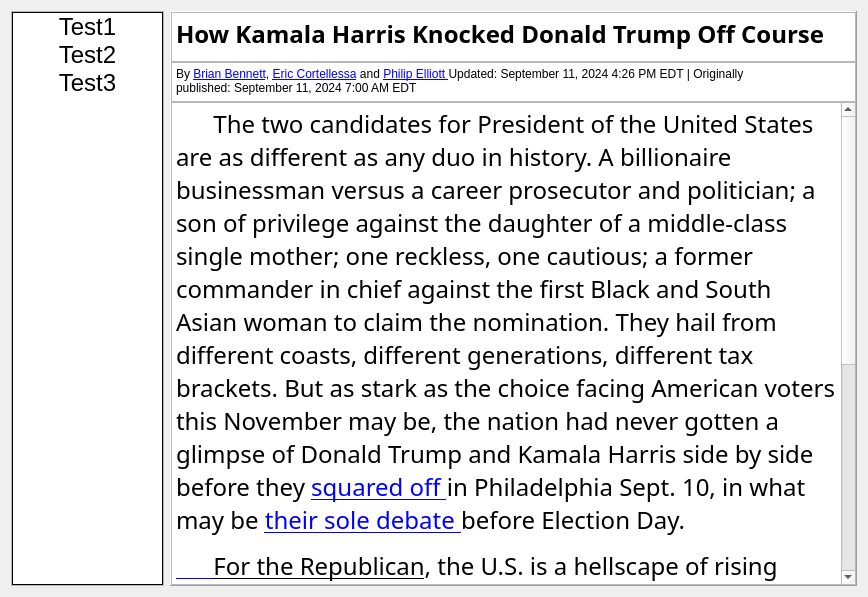
<?xml version="1.0" encoding="UTF-8"?>
<ui version="4.0">
 <class>EnglishConerInterface</class>
 <widget class="QWidget" name="EnglishConerInterface">
  <property name="geometry">
   <rect>
    <x>0</x>
    <y>0</y>
    <width>868</width>
    <height>597</height>
   </rect>
  </property>
  <property name="windowTitle">
   <string>Form</string>
  </property>
  <layout class="QHBoxLayout" name="horizontalLayout" stretch="2,9">
   <item>
    <widget class="CardWidget" name="titleCard">
     <property name="sizePolicy">
      <sizepolicy hsizetype="Expanding" vsizetype="Preferred">
       <horstretch>0</horstretch>
       <verstretch>0</verstretch>
      </sizepolicy>
     </property>
     <property name="frameShape">
      <enum>QFrame::StyledPanel</enum>
     </property>
     <property name="frameShadow">
      <enum>QFrame::Raised</enum>
     </property>
     <layout class="QVBoxLayout" name="verticalLayout">
      <property name="spacing">
       <number>0</number>
      </property>
      <property name="leftMargin">
       <number>0</number>
      </property>
      <property name="topMargin">
       <number>0</number>
      </property>
      <property name="rightMargin">
       <number>0</number>
      </property>
      <property name="bottomMargin">
       <number>0</number>
      </property>
      <item>
       <widget class="ListWidget" name="TitleList">
        <property name="frameShape">
         <enum>QFrame::Box</enum>
        </property>
        <property name="frameShadow">
         <enum>QFrame::Plain</enum>
        </property>
        <property name="lineWidth">
         <number>1</number>
        </property>
        <property name="midLineWidth">
         <number>5</number>
        </property>
        <property name="movement">
         <enum>QListView::Static</enum>
        </property>
        <property name="flow">
         <enum>QListView::TopToBottom</enum>
        </property>
        <property name="layoutMode">
         <enum>QListView::SinglePass</enum>
        </property>
        <item>
         <property name="text">
          <string>Test1</string>
         </property>
         <property name="font">
          <font>
           <pointsize>18</pointsize>
          </font>
         </property>
         <property name="textAlignment">
          <set>AlignCenter</set>
         </property>
        </item>
        <item>
         <property name="text">
          <string>Test2</string>
         </property>
         <property name="font">
          <font>
           <pointsize>18</pointsize>
          </font>
         </property>
         <property name="textAlignment">
          <set>AlignCenter</set>
         </property>
        </item>
        <item>
         <property name="text">
          <string>Test3</string>
         </property>
         <property name="font">
          <font>
           <pointsize>18</pointsize>
          </font>
         </property>
         <property name="textAlignment">
          <set>AlignCenter</set>
         </property>
         <property name="background">
          <brush brushstyle="NoBrush">
           <color alpha="255">
            <red>0</red>
            <green>0</green>
            <blue>0</blue>
           </color>
          </brush>
         </property>
        </item>
       </widget>
      </item>
     </layout>
    </widget>
   </item>
   <item>
    <widget class="CardWidget" name="contentCard">
     <property name="sizePolicy">
      <sizepolicy hsizetype="Expanding" vsizetype="Preferred">
       <horstretch>0</horstretch>
       <verstretch>0</verstretch>
      </sizepolicy>
     </property>
     <property name="font">
      <font>
       <family>Arial</family>
      </font>
     </property>
     <property name="frameShape">
      <enum>QFrame::Panel</enum>
     </property>
     <property name="frameShadow">
      <enum>QFrame::Raised</enum>
     </property>
     <layout class="QVBoxLayout" name="verticalLayout_2">
      <property name="spacing">
       <number>0</number>
      </property>
      <property name="leftMargin">
       <number>0</number>
      </property>
      <property name="topMargin">
       <number>0</number>
      </property>
      <property name="rightMargin">
       <number>0</number>
      </property>
      <property name="bottomMargin">
       <number>0</number>
      </property>
      <item>
       <widget class="QTextBrowser" name="titleText">
        <property name="sizePolicy">
         <sizepolicy hsizetype="Expanding" vsizetype="Maximum">
          <horstretch>0</horstretch>
          <verstretch>0</verstretch>
         </sizepolicy>
        </property>
        <property name="maximumSize">
         <size>
          <width>16777215</width>
          <height>50</height>
         </size>
        </property>
        <property name="font">
         <font>
          <family>Microsoft YaHei</family>
         </font>
        </property>
        <property name="html">
         <string>&lt;!DOCTYPE HTML PUBLIC &quot;-//W3C//DTD HTML 4.0//EN&quot; &quot;http://www.w3.org/TR/REC-html40/strict.dtd&quot;&gt;
&lt;html&gt;&lt;head&gt;&lt;meta name=&quot;qrichtext&quot; content=&quot;1&quot; /&gt;&lt;style type=&quot;text/css&quot;&gt;
p, li { white-space: pre-wrap; }
&lt;/style&gt;&lt;/head&gt;&lt;body style=&quot; font-family:'Microsoft YaHei','Arial'; font-size:9pt; font-weight:400; font-style:normal;&quot;&gt;
&lt;h1 style=&quot; margin-top:18px; margin-bottom:12px; margin-left:0px; margin-right:0px; -qt-block-indent:0; text-indent:0px;&quot;&gt;&lt;span style=&quot; font-size:xx-large; font-weight:600;&quot;&gt;How Kamala Harris Knocked Donald Trump Off Course&lt;/span&gt;&lt;/h1&gt;&lt;/body&gt;&lt;/html&gt;</string>
        </property>
       </widget>
      </item>
      <item>
       <widget class="QTextBrowser" name="authorText">
        <property name="sizePolicy">
         <sizepolicy hsizetype="Expanding" vsizetype="Maximum">
          <horstretch>0</horstretch>
          <verstretch>0</verstretch>
         </sizepolicy>
        </property>
        <property name="maximumSize">
         <size>
          <width>16777215</width>
          <height>40</height>
         </size>
        </property>
        <property name="html">
         <string>&lt;!DOCTYPE HTML PUBLIC &quot;-//W3C//DTD HTML 4.0//EN&quot; &quot;http://www.w3.org/TR/REC-html40/strict.dtd&quot;&gt;
&lt;html&gt;&lt;head&gt;&lt;meta name=&quot;qrichtext&quot; content=&quot;1&quot; /&gt;&lt;style type=&quot;text/css&quot;&gt;
p, li { white-space: pre-wrap; }
&lt;/style&gt;&lt;/head&gt;&lt;body style=&quot; font-family:'Arial'; font-size:9pt; font-weight:400; font-style:normal;&quot;&gt;
&lt;p style=&quot; margin-top:0px; margin-bottom:0px; margin-left:0px; margin-right:0px; -qt-block-indent:0; text-indent:0px;&quot;&gt;By &lt;a href=&quot;https://time.com/author/brian-bennett/&quot;&gt;&lt;span style=&quot; text-decoration: underline; color:#0000ff;&quot;&gt;Brian Bennett&lt;/span&gt;&lt;/a&gt;, &lt;a href=&quot;https://time.com/author/eric-cortellessa/&quot;&gt;&lt;span style=&quot; text-decoration: underline; color:#0000ff;&quot;&gt;Eric Cortellessa&lt;/span&gt;&lt;/a&gt; and &lt;a href=&quot;https://time.com/author/philip-elliott/&quot;&gt;&lt;span style=&quot; text-decoration: underline; color:#0000ff;&quot;&gt;Philip Elliott &lt;/span&gt;&lt;/a&gt;Updated: September 11, 2024 4:26 PM EDT | Originally published: September 11, 2024 7:00 AM EDT&lt;/p&gt;&lt;/body&gt;&lt;/html&gt;</string>
        </property>
       </widget>
      </item>
      <item>
       <widget class="QTextBrowser" name="contentText">
        <property name="font">
         <font>
          <family>Microsoft YaHei UI Light</family>
          <pointsize>18</pointsize>
         </font>
        </property>
        <property name="autoFillBackground">
         <bool>false</bool>
        </property>
        <property name="html">
         <string>&lt;!DOCTYPE HTML PUBLIC &quot;-//W3C//DTD HTML 4.0//EN&quot; &quot;http://www.w3.org/TR/REC-html40/strict.dtd&quot;&gt;
&lt;html&gt;&lt;head&gt;&lt;meta name=&quot;qrichtext&quot; content=&quot;1&quot; /&gt;&lt;style type=&quot;text/css&quot;&gt;
p, li { white-space: pre-wrap; }
&lt;/style&gt;&lt;/head&gt;&lt;body style=&quot; font-family:'Microsoft YaHei UI Light','Arial'; font-size:18pt; font-weight:400; font-style:normal;&quot;&gt;
&lt;p style=&quot; margin-top:12px; margin-bottom:12px; margin-left:0px; margin-right:0px; -qt-block-indent:0; text-indent:0px;&quot;&gt;      The two candidates for President of the United States are as different as any duo in history. A billionaire businessman versus a career prosecutor and politician; a son of privilege against the daughter of a middle-class single mother; one reckless, one cautious; a former commander in chief against the first Black and South Asian woman to claim the nomination. They hail from different coasts, different generations, different tax brackets. But as stark as the choice facing American voters this November may be, the nation had never gotten a glimpse of Donald Trump and Kamala Harris side by side before they &lt;a href=&quot;https://time.com/7019832/harris-trump-debate-analysis/&quot;&gt;&lt;span style=&quot; text-decoration: underline; color:#0000ff;&quot;&gt;squared off &lt;/span&gt;&lt;/a&gt;in Philadelphia Sept. 10, in what may be &lt;a href=&quot;https://time.com/7019837/harris-trump-debate-highlights/&quot;&gt;&lt;span style=&quot; text-decoration: underline; color:#0000ff;&quot;&gt;their sole debate &lt;/span&gt;&lt;/a&gt;before Election Day.&lt;/p&gt;
&lt;p style=&quot; margin-top:12px; margin-bottom:12px; margin-left:0px; margin-right:0px; -qt-block-indent:0; text-indent:0px;&quot;&gt;&lt;a href=&quot;https://time.com/6972022/donald-trump-transcript-2024-election/&quot;&gt;&lt;span style=&quot; text-decoration: underline; color:#0000ff;&quot;&gt;      &lt;/span&gt;&lt;/a&gt;&lt;a href=&quot;https://time.com/6972022/donald-trump-transcript-2024-election/&quot;&gt;&lt;span style=&quot; text-decoration: underline; color:#000000;&quot;&gt;For the Republican&lt;/span&gt;&lt;/a&gt;, the U.S. is a hellscape of rising crime, unchecked immigration and economic misery. For the Democrat, the nation is beset by the division Trump has sowed, the &lt;a href=&quot;https://time.com/7019804/harris-trump-debate-abortion/&quot;&gt;&lt;span style=&quot; text-decoration: underline; color:#0000ff;&quot;&gt;abortion bans &lt;/span&gt;&lt;/a&gt;he ushered in, and the economic policies he passed that favor the rich at the expense of the rest. But beyond the canned salvos and campaign boilerplate, the high-stakes clash underscored how dramatically the presidential race has changed since mid-summer, when even top Democrats conceded Trump appeared to be sailing to victory in his rematch with President Joe Biden. As plain as it is that Trump wishes he were still running against Biden, it is equally apparent that Harris has rattled him.&lt;/p&gt;&lt;/body&gt;&lt;/html&gt;</string>
        </property>
       </widget>
      </item>
     </layout>
    </widget>
   </item>
  </layout>
 </widget>
 <customwidgets>
  <customwidget>
   <class>CardWidget</class>
   <extends>QFrame</extends>
   <header>qfluentwidgets</header>
   <container>1</container>
  </customwidget>
  <customwidget>
   <class>ListWidget</class>
   <extends>QListWidget</extends>
   <header>qfluentwidgets</header>
  </customwidget>
 </customwidgets>
 <resources/>
 <connections/>
</ui>
